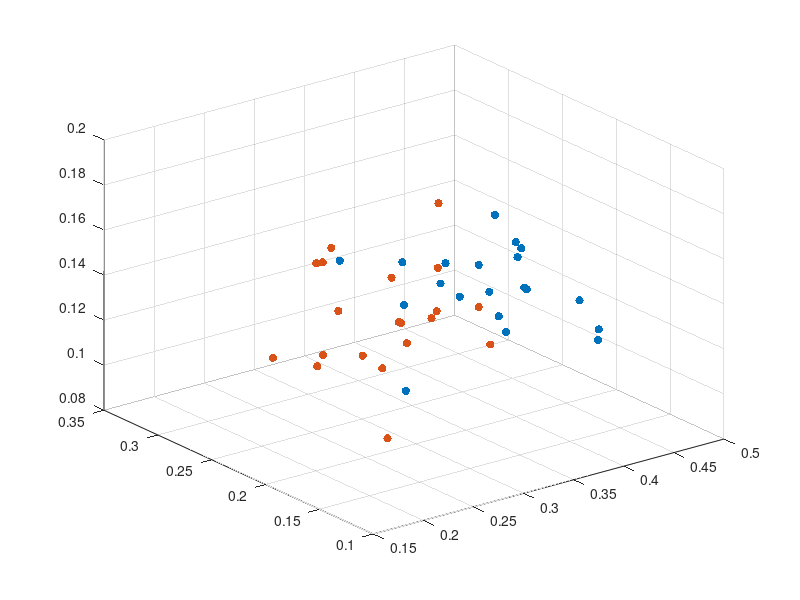

Write the MATLAB code that produced this figure.
close all
clear all

data4=csvread('calsificador_4ET4size20NE_uno.csv');
data8=csvread('calsificador_4ET8size20NE_uno.csv');
data16=csvread('calsificador_4ET16size20NE_uno.csv');
data32=csvread('calsificador_4ET32size20NE_uno.csv');

x(1,:)=data4(1,:);
y(1,:)=data4(2,:);
z(1,:)=data4(3,:);

scatter3(x,y,z, 'filled');


x1(1,:)=data16(1,:);
y1(1,:)=data16(2,:);
z1(1,:)=data16(3,:);

hold on
scatter3(x1,y1,z1, 'filled');



PromData4=mean(data4,2);
PromData8=mean(data8,2);
PromData16=mean(data16,2);
PromData32=mean(data32,2);

Prom=[PromData4 PromData8 PromData16 PromData32];